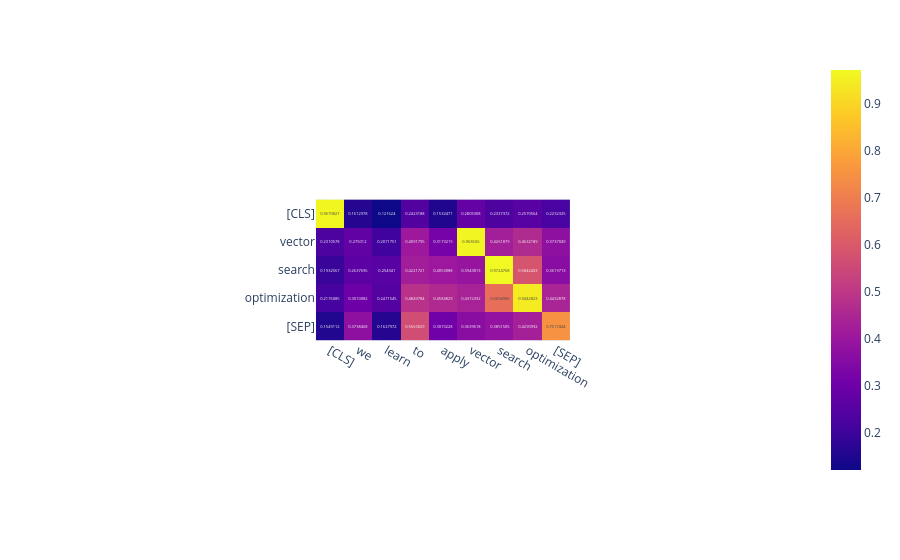

The code cell stored with this chart in its notebook:
### Code cell
px.imshow(
    distances.cpu().numpy(),  # Move the tensor to CPU and convert to a NumPy array
    x=model.tokenizer.convert_ids_to_tokens(
        second_tokens["input_ids"][0]
    ),
    y=model.tokenizer.convert_ids_to_tokens(
        first_tokens["input_ids"][0]
    ),
    text_auto=True,
)

### Figure 1 — Plotly figure (JSON) as saved in the notebook; plotly's stock layout.template omitted (floating-point values rounded to 4 significant figures)
{"data": [{"coloraxis": "coloraxis", "hovertemplate": "x: %{x}<br>y: %{y}<br>color: %{z}<extra></extra>", "name": "0", "texttemplate": "%{z}", "type": "heatmap", "x": ["[CLS]", "we", "learn", "to", "apply", "vector", "search", "optimization", "[SEP]"], "xaxis": "x", "y": ["[CLS]", "vector", "search", "optimization", "[SEP]"], "yaxis": "y", "z": [[0.9671, 0.1613, 0.1216, 0.2423, 0.1532, 0.2805, 0.2337, 0.2571, 0.2232], [0.2311, 0.275, 0.2072, 0.4092, 0.3173, 0.9636, 0.4262, 0.4632, 0.3737], [0.1933, 0.2638, 0.2543, 0.4222, 0.4053, 0.3944, 0.9725, 0.5842, 0.362], [0.2176, 0.301, 0.2472, 0.485, 0.4585, 0.4372, 0.6605, 0.9443, 0.4433], [0.1549, 0.3738, 0.1628, 0.5663, 0.3073, 0.364, 0.3852, 0.4291, 0.7517]]}], "layout": {"autosize": true, "coloraxis": {"colorscale": [[0, "#0d0887"], [0.1111, "#46039f"], [0.2222, "#7201a8"], [0.3333, "#9c179e"], [0.4444, "#bd3786"], [0.5556, "#d8576b"], [0.6667, "#ed7953"], [0.7778, "#fb9f3a"], [0.8889, "#fdca26"], [1, "#f0f921"]]}, "margin": {"t": 60}, "xaxis": {"anchor": "y", "autorange": true, "constrain": "domain", "domain": [0.3249, 0.6751], "range": [-0.5, 8.5], "scaleanchor": "y", "type": "category"}, "yaxis": {"anchor": "x", "autorange": true, "constrain": "domain", "domain": [0.2405, 0.7595], "range": [4.5, -0.5], "type": "category"}}}
